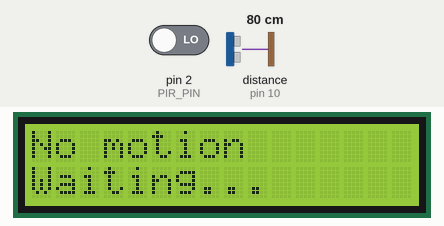
The sketch below on a simulated Arduino Uno, built with avr-gcc and run on an emulated ATmega328P. On the bench: 16×2 character LCD. Inputs (shaded band) come from the test bench; at power-on: pin 2 (PIR_PIN) LOW, distance to the obstacle (sensor on pin 10) 80 cm. The echo pulse lasts 58.3 µs per cm; what the sketch prints to the serial monitor is not drawn.

Above: at 2.7 s.
2.8 s: pin 2 (PIR_PIN) driven HIGH
At 3.3 s:
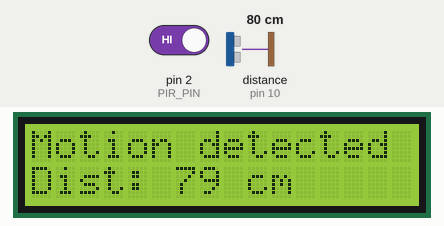
4.3 s: distance to the obstacle (sensor on pin 10) set to 2 cm
At 5.1 s:
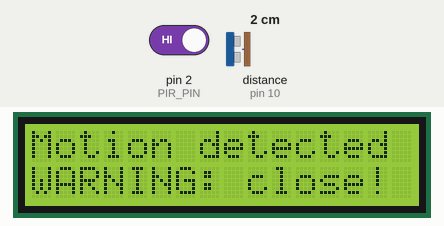
6.0 s: distance to the obstacle (sensor on pin 10) set to 18 cm
At 7.4 s:
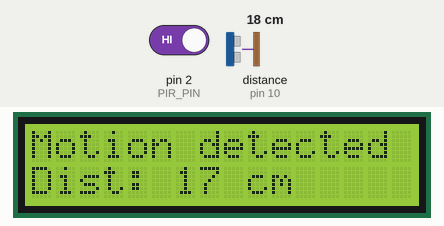
7.7 s: distance to the obstacle (sensor on pin 10) set to 250 cm
At 9.0 s:
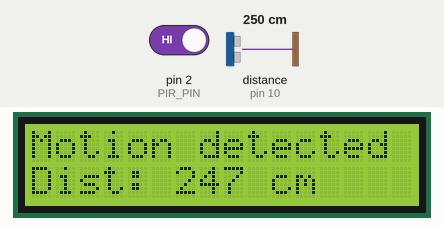
9.3 s: distance to the obstacle (sensor on pin 10) set to 35 cm
At 10.4 s:
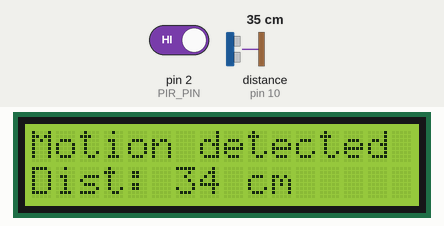
11.1 s: distance to the obstacle (sensor on pin 10) set to 4 cm
At 11.9 s:
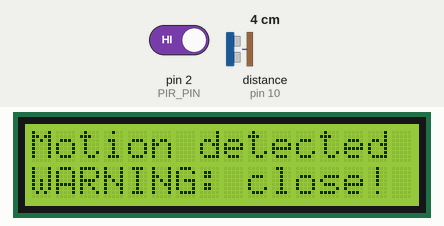
Timing chart, 0 to 13.7 s (numbered marks = the images above; inputs shaded):
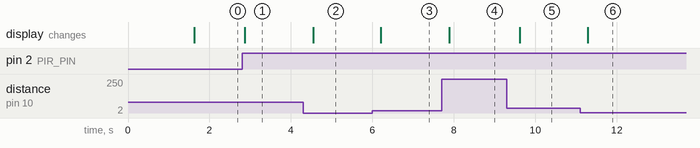

The sketch:

final_for_the_day.ino
```cpp
/*
  PIR Motion + Ultrasonic Distance Project
  ------------------------------------------
  Hardware: Arduino Uno, PIR sensor (HC-SR501), HC-SR04 ultrasonic,
            16x2 I2C LCD

  Wiring:
    PIR     -> VCC:5V  GND:GND  OUT:D2
    HC-SR04 -> VCC:5V  GND:GND  Trig:D9  Echo:D10
    I2C LCD -> VCC:5V  GND:GND  SDA:A4   SCL:A5

  Library needed: "LiquidCrystal I2C" by Frank de Brabander
  (install via Arduino IDE Library Manager)
*/

#include <Wire.h>
#include <LiquidCrystal_I2C.h>

// If your LCD doesn't show text, try changing 0x27 to 0x3F
LiquidCrystal_I2C lcd(0x27, 16, 2);

const int PIR_PIN   = 2;
const int TRIG_PIN  = 9;
const int ECHO_PIN  = 10;

const int ALERT_DISTANCE = 15; // cm, distance considered "too close"

void setup() {
  pinMode(PIR_PIN, INPUT);
  pinMode(TRIG_PIN, OUTPUT);
  pinMode(ECHO_PIN, INPUT);

  Serial.begin(9600);

  lcd.init();
  lcd.backlight();
  lcd.setCursor(0, 0);
  lcd.print("Obstacle Sensor");
  lcd.setCursor(0, 1);
  lcd.print("Initializing...");
  delay(1500);
  lcd.clear();
}

long readDistanceCM() {
  digitalWrite(TRIG_PIN, LOW);
  delayMicroseconds(2);
  digitalWrite(TRIG_PIN, HIGH);
  delayMicroseconds(10);
  digitalWrite(TRIG_PIN, LOW);

  long duration = pulseIn(ECHO_PIN, HIGH, 30000); // timeout 30ms
  if (duration == 0) return -1; // no echo received

  long distance = duration * 0.034 / 2; // convert to cm
  return distance;
}

// Tracks what was last shown, so we only touch the LCD/Serial
// when something actually changes.
int  lastMotion   = -1;   // -1 forces a print on the very first loop
long lastDistance = -999;

void loop() {
  int motion = digitalRead(PIR_PIN);
  long distance = -1;

  if (motion == HIGH) {
    distance = readDistanceCM();
  }

  // While motion is active, always refresh so the distance keeps
  // updating live. While idle, only print once when state changes
  // (so "No motion" doesn't spam the LCD/Serial every loop).
  bool motionChanged = (motion != lastMotion);
  bool shouldUpdate = (motion == HIGH) || motionChanged;

  if (shouldUpdate) {
    if (motion == HIGH) {
      lcd.setCursor(0, 0);
      lcd.print("Motion detected ");

      lcd.setCursor(0, 1);
      if (distance == -1) {
        lcd.print("Dist: out range ");
      } else if (distance <= ALERT_DISTANCE) {
        lcd.print("WARNING: close! ");
      } else {
        lcd.print("Dist: ");
        lcd.print(distance);
        lcd.print(" cm      ");
      }

      Serial.print("Motion: YES  Distance: ");
      Serial.print(distance);
      Serial.println(" cm");
    } else {
      lcd.setCursor(0, 0);
      lcd.print("No motion       ");
      lcd.setCursor(0, 1);
      lcd.print("Waiting...      ");

      Serial.println("Motion: NO");
    }

    lastMotion = motion;
    lastDistance = distance;
  }

  delay(300);
}
```

Measured:
- after the input at 2.8 s, the display: changes after 0.07 s (image 1)
- after the input at 4.3 s, the display: changes after 0.25 s (image 2)
- after the input at 6.0 s, the display: changes after 0.21 s (image 3)
- after the input at 7.7 s, the display: changes after 0.19 s (image 4)
- after the input at 9.3 s, the display: changes after 0.32 s (image 5)
- after the input at 11.1 s, the display: changes after 0.19 s (image 6)
